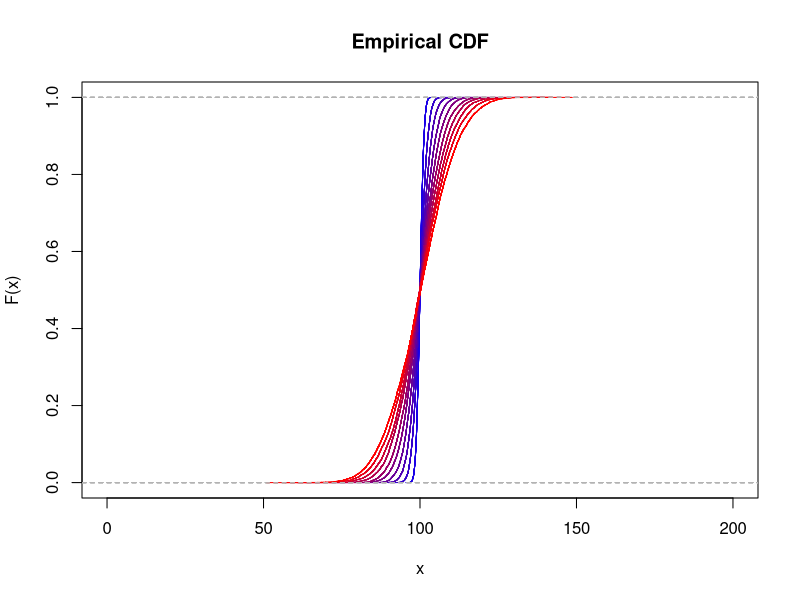
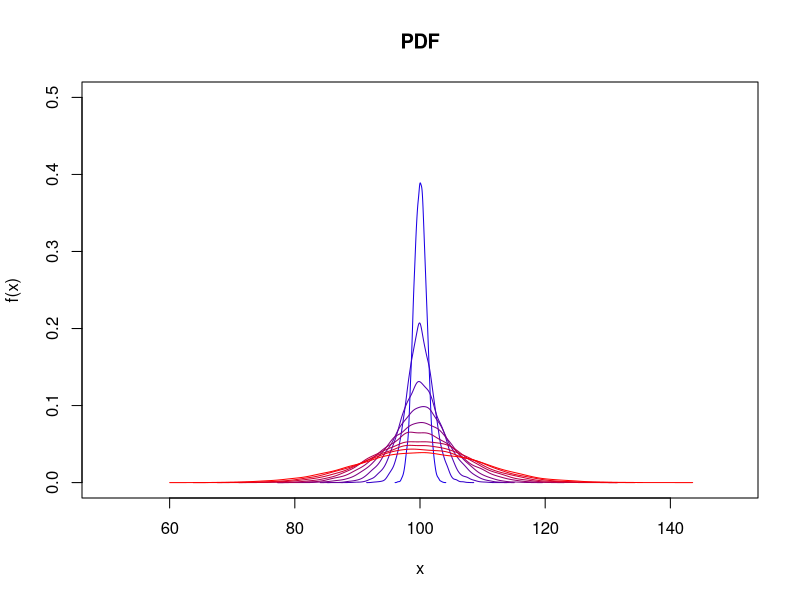

These figures' R source, in order:
## ---- chunk 1
n <- 1
m <- 0
SD <- 1

distribution.change <- function(){
  wList <- rnorm(n,mean = m,sd = SD)
  return(wList)
}
## ---- chunk 2
n <- 10000
m <- 100
plot(0,0, type="n", xlab = "x", ylab = "F(x)", xlim = c(0,200), ylim = c(0,1), main = "Empirical CDF")
for(i in 1:10){
  SD <- i
  workList <- distribution.change()
  lines(ecdf(workList), col = rgb(i/10,0,1 - i/10))
}

## ---- chunk 3
n <- 10000
m <- 100
plot(0,0, type="n", xlab = "x", ylab = "f(x)", xlim = c(50,150), ylim = c(0,0.5), main = "PDF")
for(i in 1:10){
  SD <- i
  workList <- distribution.change()
  lines(density(workList), col = rgb(i/10,0,1 - i/10))
}

